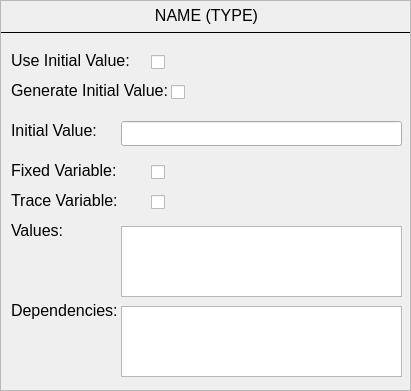
<?xml version="1.0" encoding="UTF-8"?>
<ui version="4.0">
 <class>Form</class>
 <widget class="QWidget" name="Form">
  <property name="geometry">
   <rect>
    <x>0</x>
    <y>0</y>
    <width>411</width>
    <height>391</height>
   </rect>
  </property>
  <property name="windowTitle">
   <string>Form</string>
  </property>
  <widget class="QScrollArea" name="vaiable_input_string">
   <property name="geometry">
    <rect>
     <x>0</x>
     <y>0</y>
     <width>411</width>
     <height>391</height>
    </rect>
   </property>
   <property name="frameShadow">
    <enum>QFrame::Sunken</enum>
   </property>
   <property name="verticalScrollBarPolicy">
    <enum>Qt::ScrollBarAlwaysOff</enum>
   </property>
   <property name="horizontalScrollBarPolicy">
    <enum>Qt::ScrollBarAlwaysOff</enum>
   </property>
   <property name="widgetResizable">
    <bool>true</bool>
   </property>
   <widget class="QWidget" name="scrollAreaWidgetContents_7">
    <property name="geometry">
     <rect>
      <x>0</x>
      <y>0</y>
      <width>409</width>
      <height>389</height>
     </rect>
    </property>
    <widget class="QWidget" name="variable_input" native="true">
     <property name="geometry">
      <rect>
       <x>10</x>
       <y>120</y>
       <width>401</width>
       <height>27</height>
      </rect>
     </property>
     <property name="toolTip">
      <string>&lt;html&gt;&lt;head/&gt;&lt;body&gt;&lt;p&gt;Base filename of the generated event logs. If multiple event logs are created the name will be expanded with a number.&lt;/p&gt;&lt;/body&gt;&lt;/html&gt;</string>
     </property>
     <property name="whatsThis">
      <string>&lt;html&gt;&lt;head/&gt;&lt;body&gt;&lt;p&gt;Dies ist ein Test&lt;/p&gt;&lt;p&gt;&lt;br/&gt;&lt;/p&gt;&lt;/body&gt;&lt;/html&gt;</string>
     </property>
     <widget class="QLineEdit" name="initial_value_input">
      <property name="geometry">
       <rect>
        <x>110</x>
        <y>0</y>
        <width>281</width>
        <height>25</height>
       </rect>
      </property>
      <property name="alignment">
       <set>Qt::AlignLeading|Qt::AlignLeft|Qt::AlignTop</set>
      </property>
     </widget>
     <widget class="QLabel" name="initial_value_label">
      <property name="geometry">
       <rect>
        <x>0</x>
        <y>0</y>
        <width>91</width>
        <height>21</height>
       </rect>
      </property>
      <property name="font">
       <font>
        <pointsize>12</pointsize>
       </font>
      </property>
      <property name="text">
       <string>Initial Value:</string>
      </property>
      <property name="alignment">
       <set>Qt::AlignLeading|Qt::AlignLeft|Qt::AlignTop</set>
      </property>
     </widget>
    </widget>
    <widget class="QLabel" name="header_label">
     <property name="geometry">
      <rect>
       <x>10</x>
       <y>5</y>
       <width>391</width>
       <height>21</height>
      </rect>
     </property>
     <property name="font">
      <font>
       <pointsize>12</pointsize>
      </font>
     </property>
     <property name="toolTip">
      <string>&lt;html&gt;&lt;head/&gt;&lt;body&gt;&lt;p&gt;The name and the type of the variable.&lt;/p&gt;&lt;/body&gt;&lt;/html&gt;</string>
     </property>
     <property name="text">
      <string>NAME (TYPE)</string>
     </property>
     <property name="alignment">
      <set>Qt::AlignHCenter|Qt::AlignTop</set>
     </property>
    </widget>
    <widget class="Line" name="line_17">
     <property name="geometry">
      <rect>
       <x>0</x>
       <y>30</y>
       <width>411</width>
       <height>3</height>
      </rect>
     </property>
     <property name="frameShadow">
      <enum>QFrame::Plain</enum>
     </property>
     <property name="orientation">
      <enum>Qt::Horizontal</enum>
     </property>
    </widget>
    <widget class="QWidget" name="variable_input_2" native="true">
     <property name="geometry">
      <rect>
       <x>10</x>
       <y>220</y>
       <width>401</width>
       <height>81</height>
      </rect>
     </property>
     <property name="toolTip">
      <string>&lt;html&gt;&lt;head/&gt;&lt;body&gt;&lt;p&gt;This field allows to specify valid values for the variable. These values are used if a transition writes to the variable. The specification has to be done using the following syntax:&lt;/p&gt;&lt;p align=&quot;center&quot;&gt;&amp;quot;value1&amp;quot;, &amp;quot;value2&amp;quot;, ...&lt;/p&gt;&lt;p&gt;Optionally weights can be specified for each value. Each weight has to be a whole positive number. If weights are specified they have to be specified using the following syntax:&lt;/p&gt;&lt;p align=&quot;center&quot;&gt;&amp;quot;value1&amp;quot;, &amp;quot;value2&amp;quot; | value1_weight, value2_weight&lt;/p&gt;&lt;p&gt;If weights are specified the number of specified values must equal the number of specified weights.&lt;/p&gt;&lt;/body&gt;&lt;/html&gt;</string>
     </property>
     <property name="whatsThis">
      <string>&lt;html&gt;&lt;head/&gt;&lt;body&gt;&lt;p&gt;Dies ist ein Test&lt;/p&gt;&lt;p&gt;&lt;br/&gt;&lt;/p&gt;&lt;/body&gt;&lt;/html&gt;</string>
     </property>
     <widget class="QLabel" name="initial_value_label_2">
      <property name="geometry">
       <rect>
        <x>0</x>
        <y>0</y>
        <width>51</width>
        <height>21</height>
       </rect>
      </property>
      <property name="font">
       <font>
        <pointsize>12</pointsize>
       </font>
      </property>
      <property name="text">
       <string>Values:</string>
      </property>
      <property name="alignment">
       <set>Qt::AlignLeading|Qt::AlignLeft|Qt::AlignTop</set>
      </property>
     </widget>
     <widget class="QPlainTextEdit" name="values_input">
      <property name="geometry">
       <rect>
        <x>110</x>
        <y>5</y>
        <width>281</width>
        <height>71</height>
       </rect>
      </property>
      <property name="font">
       <font>
        <pointsize>12</pointsize>
       </font>
      </property>
     </widget>
    </widget>
    <widget class="QWidget" name="variable_input_3" native="true">
     <property name="geometry">
      <rect>
       <x>10</x>
       <y>300</y>
       <width>401</width>
       <height>81</height>
      </rect>
     </property>
     <property name="toolTip">
      <string>&lt;html&gt;&lt;head/&gt;&lt;body&gt;&lt;p&gt;This field allows to specify dependencies of the variable. These dependencies are considered when generating values for this variable. The specification has to be done using the following syntax:&lt;/p&gt;&lt;p align=&quot;center&quot;&gt;&amp;quot;logical_expression&amp;quot; =&amp;gt; &amp;quot;constraint1&amp;quot;, dependency2, ...&lt;/p&gt;&lt;p&gt;Example for the variable &amp;quot;cancer_type&amp;quot;: &lt;/p&gt;&lt;p align=&quot;center&quot;&gt;&amp;quot;gender == 'female' &amp;quot; =&amp;gt; &amp;quot; '!=' ; 'prostate cancer' &amp;quot;&lt;/p&gt;&lt;p&gt;The logical expression has to follow the same syntax as the guard transitions in a PNML model. The constraints have to follow the following syntax:&lt;/p&gt;&lt;p align=&quot;center&quot;&gt;&amp;quot; 'operator' ; 'value' &amp;quot;&lt;/p&gt;&lt;p&gt;The operators that are alowed are: &amp;quot;&amp;lt;&amp;quot;, &amp;quot;&amp;lt;=&amp;quot;, &amp;quot;&amp;gt;&amp;quot;, &amp;quot;&amp;gt;=&amp;quot;, &amp;quot;==&amp;quot;, &amp;quot;!=&amp;quot;&lt;/p&gt;&lt;/body&gt;&lt;/html&gt;</string>
     </property>
     <property name="whatsThis">
      <string>&lt;html&gt;&lt;head/&gt;&lt;body&gt;&lt;p&gt;Dies ist ein Test&lt;/p&gt;&lt;p&gt;&lt;br/&gt;&lt;/p&gt;&lt;/body&gt;&lt;/html&gt;</string>
     </property>
     <widget class="QLabel" name="dependencies_label">
      <property name="geometry">
       <rect>
        <x>0</x>
        <y>0</y>
        <width>111</width>
        <height>21</height>
       </rect>
      </property>
      <property name="font">
       <font>
        <pointsize>12</pointsize>
       </font>
      </property>
      <property name="text">
       <string>Dependencies:</string>
      </property>
      <property name="alignment">
       <set>Qt::AlignLeading|Qt::AlignLeft|Qt::AlignTop</set>
      </property>
     </widget>
     <widget class="QPlainTextEdit" name="dependencies_input">
      <property name="geometry">
       <rect>
        <x>110</x>
        <y>5</y>
        <width>281</width>
        <height>71</height>
       </rect>
      </property>
      <property name="font">
       <font>
        <pointsize>12</pointsize>
       </font>
      </property>
     </widget>
    </widget>
    <widget class="QWidget" name="variable_input_11" native="true">
     <property name="geometry">
      <rect>
       <x>10</x>
       <y>50</y>
       <width>401</width>
       <height>27</height>
      </rect>
     </property>
     <property name="toolTip">
      <string>&lt;html&gt;&lt;head/&gt;&lt;body&gt;&lt;p&gt;If this option is checked the variable will have an initial value that is not dependend on a transition writing to it.&lt;/p&gt;&lt;/body&gt;&lt;/html&gt;</string>
     </property>
     <property name="whatsThis">
      <string>&lt;html&gt;&lt;head/&gt;&lt;body&gt;&lt;p&gt;Dies ist ein Test&lt;/p&gt;&lt;p&gt;&lt;br/&gt;&lt;/p&gt;&lt;/body&gt;&lt;/html&gt;</string>
     </property>
     <widget class="QLabel" name="initial_value_label_6">
      <property name="geometry">
       <rect>
        <x>0</x>
        <y>0</y>
        <width>121</width>
        <height>21</height>
       </rect>
      </property>
      <property name="font">
       <font>
        <pointsize>12</pointsize>
       </font>
      </property>
      <property name="text">
       <string>Use Initial Value:</string>
      </property>
      <property name="alignment">
       <set>Qt::AlignLeading|Qt::AlignLeft|Qt::AlignTop</set>
      </property>
     </widget>
     <widget class="QCheckBox" name="use_initial_value_input">
      <property name="geometry">
       <rect>
        <x>140</x>
        <y>0</y>
        <width>82</width>
        <height>23</height>
       </rect>
      </property>
      <property name="text">
       <string/>
      </property>
     </widget>
    </widget>
    <widget class="QWidget" name="gen_initial_value" native="true">
     <property name="geometry">
      <rect>
       <x>10</x>
       <y>80</y>
       <width>401</width>
       <height>27</height>
      </rect>
     </property>
     <property name="toolTip">
      <string>&lt;html&gt;&lt;head/&gt;&lt;body&gt;&lt;p&gt;If this option is checked the initial value will be generated and and the  input for the initial value that is below this option will not be used.&lt;/p&gt;&lt;/body&gt;&lt;/html&gt;</string>
     </property>
     <property name="whatsThis">
      <string>&lt;html&gt;&lt;head/&gt;&lt;body&gt;&lt;p&gt;Dies ist ein Test&lt;/p&gt;&lt;p&gt;&lt;br/&gt;&lt;/p&gt;&lt;/body&gt;&lt;/html&gt;</string>
     </property>
     <widget class="QLabel" name="initial_value_label_11">
      <property name="geometry">
       <rect>
        <x>0</x>
        <y>0</y>
        <width>161</width>
        <height>21</height>
       </rect>
      </property>
      <property name="font">
       <font>
        <pointsize>12</pointsize>
       </font>
      </property>
      <property name="text">
       <string>Generate Initial Value:</string>
      </property>
      <property name="alignment">
       <set>Qt::AlignLeading|Qt::AlignLeft|Qt::AlignTop</set>
      </property>
     </widget>
     <widget class="QCheckBox" name="gen_initial_value_input">
      <property name="geometry">
       <rect>
        <x>160</x>
        <y>0</y>
        <width>82</width>
        <height>23</height>
       </rect>
      </property>
      <property name="text">
       <string/>
      </property>
     </widget>
    </widget>
    <widget class="QWidget" name="fixed_variable" native="true">
     <property name="geometry">
      <rect>
       <x>10</x>
       <y>160</y>
       <width>401</width>
       <height>27</height>
      </rect>
     </property>
     <property name="toolTip">
      <string>&lt;html&gt;&lt;head/&gt;&lt;body&gt;&lt;p&gt;If this option is checked the variable will have a fixed value once it has been written to once. Even if another transition writes to it, the value will not change.&lt;/p&gt;&lt;/body&gt;&lt;/html&gt;</string>
     </property>
     <property name="whatsThis">
      <string>&lt;html&gt;&lt;head/&gt;&lt;body&gt;&lt;p&gt;Dies ist ein Test&lt;/p&gt;&lt;p&gt;&lt;br/&gt;&lt;/p&gt;&lt;/body&gt;&lt;/html&gt;</string>
     </property>
     <widget class="QLabel" name="initial_value_label_5">
      <property name="geometry">
       <rect>
        <x>0</x>
        <y>0</y>
        <width>121</width>
        <height>21</height>
       </rect>
      </property>
      <property name="font">
       <font>
        <pointsize>12</pointsize>
       </font>
      </property>
      <property name="text">
       <string>Fixed Variable:</string>
      </property>
      <property name="alignment">
       <set>Qt::AlignLeading|Qt::AlignLeft|Qt::AlignTop</set>
      </property>
     </widget>
     <widget class="QCheckBox" name="fixed_variable_input">
      <property name="geometry">
       <rect>
        <x>140</x>
        <y>0</y>
        <width>82</width>
        <height>23</height>
       </rect>
      </property>
      <property name="text">
       <string/>
      </property>
     </widget>
    </widget>
    <widget class="QWidget" name="trace_variable" native="true">
     <property name="geometry">
      <rect>
       <x>10</x>
       <y>190</y>
       <width>401</width>
       <height>27</height>
      </rect>
     </property>
     <property name="toolTip">
      <string>&lt;html&gt;&lt;head/&gt;&lt;body&gt;&lt;p&gt;If this option is checked the variable will be a trace variable, that is not part of any events.&lt;/p&gt;&lt;/body&gt;&lt;/html&gt;</string>
     </property>
     <property name="whatsThis">
      <string>&lt;html&gt;&lt;head/&gt;&lt;body&gt;&lt;p&gt;Dies ist ein Test&lt;/p&gt;&lt;p&gt;&lt;br/&gt;&lt;/p&gt;&lt;/body&gt;&lt;/html&gt;</string>
     </property>
     <widget class="QLabel" name="initial_value_label_7">
      <property name="geometry">
       <rect>
        <x>0</x>
        <y>0</y>
        <width>131</width>
        <height>21</height>
       </rect>
      </property>
      <property name="font">
       <font>
        <pointsize>12</pointsize>
       </font>
      </property>
      <property name="text">
       <string>Trace Variable:</string>
      </property>
      <property name="alignment">
       <set>Qt::AlignLeading|Qt::AlignLeft|Qt::AlignTop</set>
      </property>
     </widget>
     <widget class="QCheckBox" name="trace_variable_input">
      <property name="geometry">
       <rect>
        <x>140</x>
        <y>0</y>
        <width>82</width>
        <height>23</height>
       </rect>
      </property>
      <property name="text">
       <string/>
      </property>
     </widget>
    </widget>
   </widget>
  </widget>
 </widget>
 <resources/>
 <connections/>
</ui>
